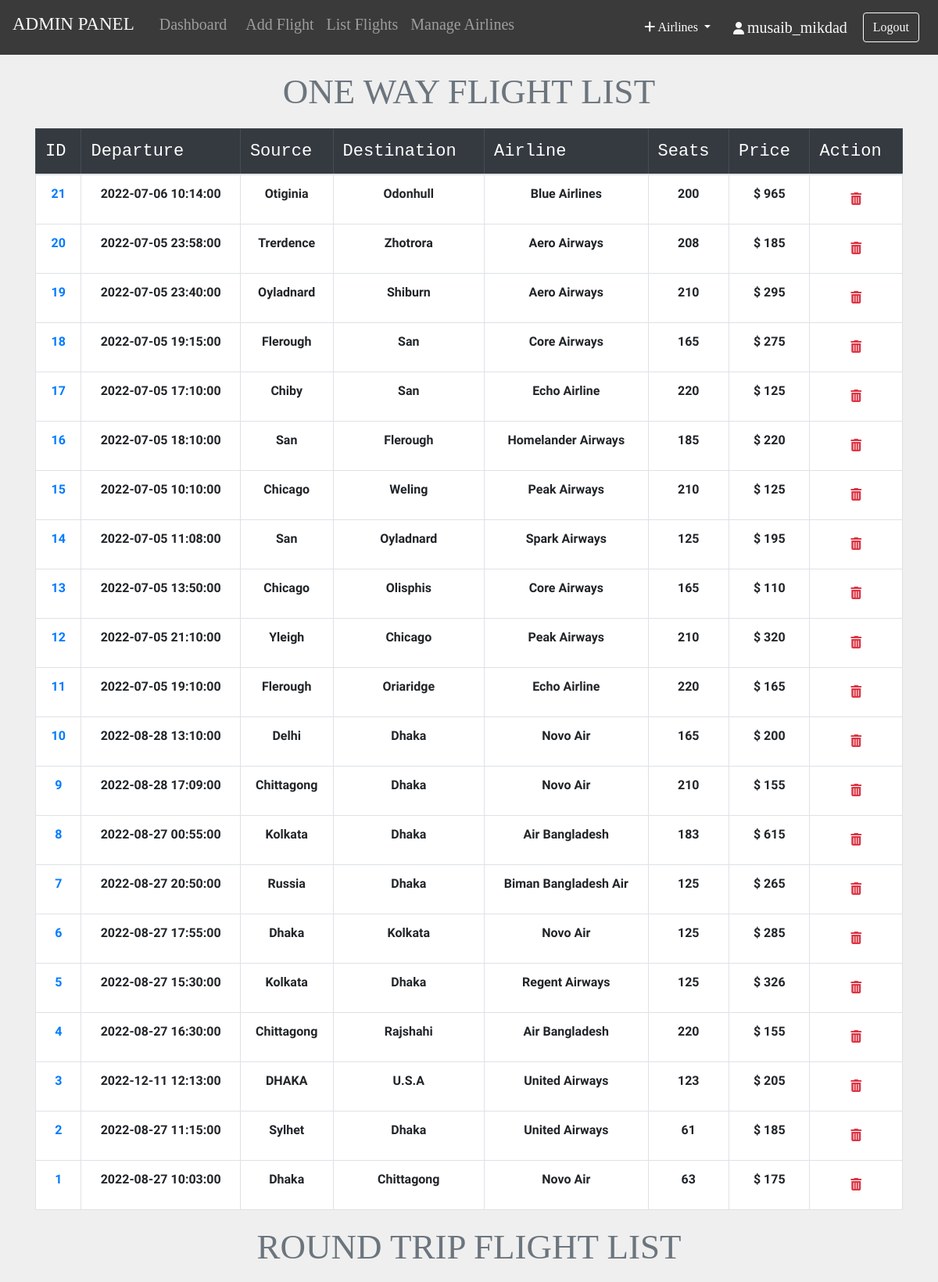
The app's page /admin/all_flights.php (signed in, upper part) with its own data.
### tables this page shows
CREATE TABLE `One_Way_flight` (
  `flight_id` int(11) NOT NULL,
  `admin_id` int(11) NOT NULL,
  `departure` datetime NOT NULL,
  `Destination` varchar(20) NOT NULL,
  `source` varchar(20) NOT NULL,
  `airline` varchar(20) NOT NULL,
  `Seats` varchar(110) NOT NULL,
  `duration` varchar(20) NOT NULL,
  `Price` int(11) NOT NULL,
  `status` varchar(6) DEFAULT NULL,
  `issue` varchar(50) DEFAULT NULL,
  `last_seat` varchar(5) DEFAULT '',
  `cavin_seats` int(11) DEFAULT '20',
  `last_cavin_seat` varchar(5) DEFAULT ''
);

### admin/all_flights.php (the view, shortened to what this page needs)
<?php include_once 'header.php'; ?>
<?php include_once 'footer.php';
require '../helpers/init_conn_db.php';?>
    <main>
        <?php
        if(isset($_SESSION['adminId'])) { ?>
          <div class="container-md mt-2">
            <h1 class="display-4 text-center text-secondary"
              >ONE WAY FLIGHT LIST</h1>
            <table class="table table-bordered">
              <thead class="table-dark">
                <tr>
                  <th scope="col">ID</th>
                  <th scope="col">Departure</th>
                  <th scope="col">Source</th>
                  <th scope="col">Destination</th>
                  <th scope="col">Airline</th>
                  <th scope="col">Seats</th>
                  <th scope="col">Price</th>
                  <th scope="col">Action</th>
                </tr>
              </thead>
              <tbody>
                <?php
                $sql = 'SELECT * FROM One_Way_Flight ORDER BY flight_id DESC';
                $stmt = mysqli_stmt_init($conn);
                mysqli_stmt_prepare($stmt,$sql);
                mysqli_stmt_execute($stmt);
                $result = mysqli_stmt_get_result($stmt);
                while ($row = mysqli_fetch_assoc($result)) {
                  echo "
                  <tr class='text-center'>
                    <td scope='row'>
                      <a href='pass_list.php?flight_id=".$row['flight_id']."'>
                      ".$row['flight_id']." </a> </td>
                    <td>".$row['departure']."</td>
                    <td>".$row['source']."</td>
                    <td>".$row['Destination']."</td>
                    <td>".$row['airline']."</td>
                    <td>".$row['Seats']."</td>
                    <td>$ ".$row['Price']."</td>
                    <td>
                    <form action='all_flights.php' method='post'>
                      <input name='flight_id' type='hidden' value=".$row['flight_id'].">
                      <button  class='btn' type='submit' name='del_flight'>
                      <i class='text-danger fa fa-trash'></i></button>
                    </form>
                    </td>
                  </tr>
                  ";
                }
                ?>
              </tbody>
            </table>
          </div>
        <?php } ?>
    </main>
    <main>
        <?php
        if(isset($_SESSION['adminId'])) { ?>
          <div class="container-md mt-2">
            <h1 class="display-4 text-center text-secondary"
              >ROUND TRIP FLIGHT LIST</h1>
          </div>
        <?php } ?>
    </main>

### admin/all_flights.php (style rules this page uses)
table { background-color: white; }
h1 { margin-top: 20px; margin-bottom: 20px; font-family: 'product sans'; font-size: 45px !important; font-weight: lighter; }
body { background-color: #efefef; }
th { font-size: 22px; font-weight: lighter; font-family: 'Courier New', Courier, monospace; }
td { margin-top: 10px !important; font-size: 16px; font-weight: bold; font-family: 'Assistant', sans-serif !important; }

### records on screen
one_way_flight: flight_id "21", departure "2022-07-06 10:14:00", source "Otiginia", Destination "Odonhull", airline "Blue Airlines", Seats "200", Price "965"
one_way_flight: flight_id "20", departure "2022-07-05 23:58:00", source "Trerdence", Destination "Zhotrora", airline "Aero Airways", Seats "208", Price "185"
one_way_flight: flight_id "19", departure "2022-07-05 23:40:00", source "Oyladnard", Destination "Shiburn", airline "Aero Airways", Seats "210", Price "295"
one_way_flight: flight_id "18", departure "2022-07-05 19:15:00", source "Flerough", Destination "San", airline "Core Airways", Seats "165", Price "275"
one_way_flight: flight_id "17", departure "2022-07-05 17:10:00", source "Chiby", Destination "San", airline "Echo Airline", Seats "220", Price "125"
one_way_flight: flight_id "16", departure "2022-07-05 18:10:00", source "San", Destination "Flerough", airline "Homelander Airways", Seats "185", Price "220"
one_way_flight: flight_id "15", departure "2022-07-05 10:10:00", source "Chicago", Destination "Weling", airline "Peak Airways", Seats "210", Price "125"
one_way_flight: flight_id "14", departure "2022-07-05 11:08:00", source "San", Destination "Oyladnard", airline "Spark Airways", Seats "125", Price "195"
one_way_flight: flight_id "13", departure "2022-07-05 13:50:00", source "Chicago", Destination "Olisphis", airline "Core Airways", Seats "165", Price "110"
one_way_flight: flight_id "12", departure "2022-07-05 21:10:00", source "Yleigh", Destination "Chicago", airline "Peak Airways", Seats "210", Price "320"
one_way_flight: flight_id "11", departure "2022-07-05 19:10:00", source "Flerough", Destination "Oriaridge", airline "Echo Airline", Seats "220", Price "165"
one_way_flight: flight_id "10", departure "2022-08-28 13:10:00", source "Delhi", Destination "Dhaka", airline "Novo Air", Seats "165", Price "200"
one_way_flight: flight_id "9", departure "2022-08-28 17:09:00", source "Chittagong", Destination "Dhaka", airline "Novo Air", Seats "210", Price "155"
one_way_flight: flight_id "8", departure "2022-08-27 00:55:00", source "Kolkata", Destination "Dhaka", airline "Air Bangladesh", Seats "183", Price "615"
one_way_flight: flight_id "7", departure "2022-08-27 20:50:00", source "Russia", Destination "Dhaka", airline "Biman Bangladesh Air", Seats "125", Price "265"
one_way_flight: flight_id "6", departure "2022-08-27 17:55:00", source "Dhaka", Destination "Kolkata", airline "Novo Air", Seats "125", Price "285"
one_way_flight: flight_id "5", departure "2022-08-27 15:30:00", source "Kolkata", Destination "Dhaka", airline "Regent Airways", Seats "125", Price "326"
one_way_flight: flight_id "4", departure "2022-08-27 16:30:00", source "Chittagong", Destination "Rajshahi", airline "Air Bangladesh", Seats "220", Price "155"
one_way_flight: flight_id "3", departure "2022-12-11 12:13:00", source "DHAKA", Destination "U.S.A", airline "United Airways", Seats "123", Price "205"
one_way_flight: flight_id "2", departure "2022-08-27 11:15:00", source "Sylhet", Destination "Dhaka", airline "United Airways", Seats "61", Price "185"
one_way_flight: flight_id "1", departure "2022-08-27 10:03:00", source "Dhaka", Destination "Chittagong", airline "Novo Air", Seats "63", Price "175"

### other values on screen
$_SESSION['adminUname'] "musaib_mikdad"
